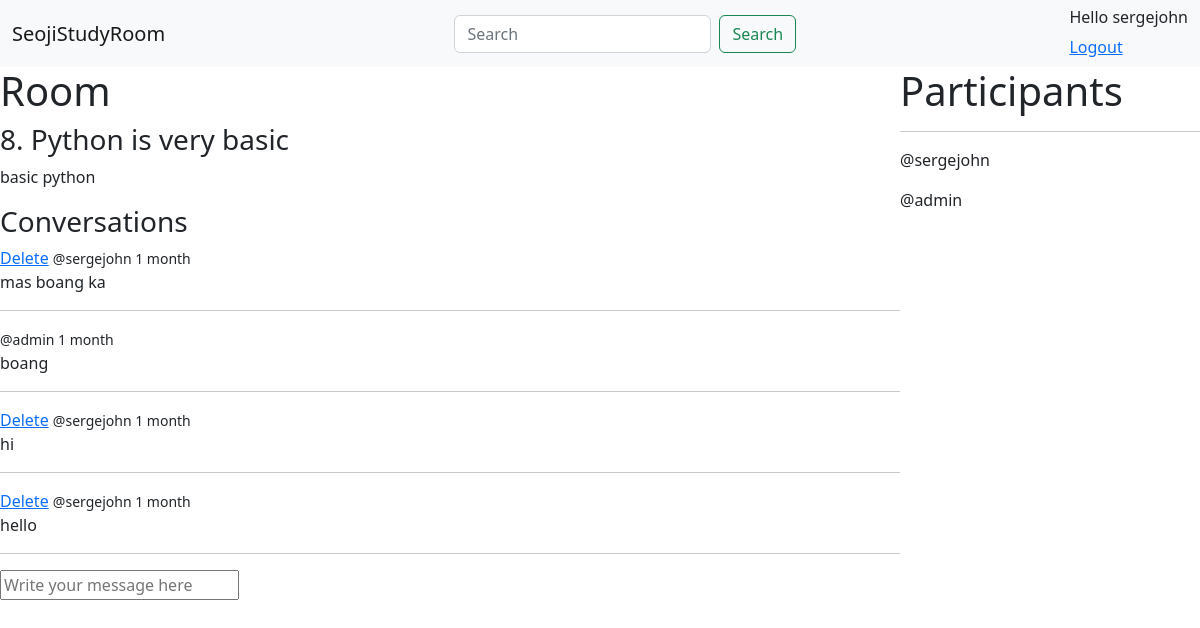
Screenshot of /room/8 (signed in) with the database file from the repository.
### base/models.py (models this page shows, shortened)
class Room(models.Model):
    host = models.ForeignKey(User, on_delete=models.SET_NULL, null=True)
    topic = models.ForeignKey(Topic, on_delete=models.SET_NULL, null=True)
    name = models.CharField(max_length=200)
    description = models.TextField(null=True, blank=True)
    participants = models.ManyToManyField(User, related_name='participants', null=True)
    updated = models.DateTimeField(auto_now=True)
    created = models.DateTimeField(auto_now_add=True)
    class Meta:
        ordering = ['-created', '-updated']

class Message(models.Model):
    user = models.ForeignKey(User, on_delete=models.CASCADE)
    room = models.ForeignKey(Room, on_delete=models.CASCADE)
    body = models.TextField()
    updated = models.DateTimeField(auto_now=True)
    created = models.DateTimeField(auto_now_add=True)
    class Meta:
        ordering = ['-created', '-updated']

### base/views.py (the view, shortened to what this page needs)
# urls.py: path('room/<str:id>', views.room, name="room"),
def room(request,id):
    room = Room.objects.get(pk=id)
    room_messages = room.message_set.all().order_by('-created')
    participants = room.participants.all()
    return render(request, 'base/room.html', {"room": room, "room_messages": room_messages, 'participants': participants})

### base/templates/base/room.html (shortened to what this page needs)
{% extends 'layout.html' %}
{% block body %}
<div class="room-container">
    <div>
        <h1>Room</h1>
        <h3>{{room.id}}. {{room.name}}</h3>
        <p>{{room.description}}</p>
        <div class="comments">
            <h3>Conversations</h3>
            {% for room_message in room_messages %}
            {% if request.user.is_authenticated %}
                {% if request.user == room_message.user %}
                    <a href="{% url 'delete-message' room_message.id %}">Delete</a>
                {% endif %}
            {% endif %}
            <small>@{{room_message.user}} {{room_message.created|timesince}}</small>
            <p>{{room_message.body}}</p>
            <hr>
            {%endfor%}
        </div >
        {% if request.user.is_authenticated %}
        <form action="" method="POST">
            <input type="text" name="comment" placeholder="Write your message here">
        </form>
        {% endif %}
    </div>
    <div>
        <h1>Participants</h1>
        <hr>
        {% for user in participants %}
        <p>@{{user}}</p>
        {% endfor %}
    </div>
</div>
{% endblock %}

### templates/navbar.html
<nav class="navbar bg-light">
    <div class="container-fluid">
      <a class="navbar-brand" href="{% url 'home' %}">SeojiStudyRoom</a>
      <form class="d-flex" role="search" method="GET" action="{% url 'home' %}">
        <input class="form-control me-2" type="search" placeholder="Search" aria-label="Search" name="q">
        <button class="btn btn-outline-success" type="submit">Search</button>
      </form>
      <div>
         {% if request.user.is_authenticated %}
        <h6>Hello {{request.user}}</h6>
        <a href="{% url 'logout' %}">Logout</a>
        {% else %}
        <a href="{% url 'login' %}">Login</a>
        {% endif %}</div>
    </div>
</nav>

### base/templates/base/room.html (style rules this page uses)
.room-container { display: grid; grid-template-columns: 3fr 1fr; }

### rows the page displays
Room: id "8", name "Python is very basic", description "basic python"
Message: shows "Delete", user "sergejohn", created "1 month", body "mas boang ka"
Message: user "admin", created "1 month", body "boang"
Message: shows "Delete", user "sergejohn", created "1 month", body "hi"
Message: shows "Delete", user "sergejohn", created "1 month", body "hello"

### other values shown
{{ request.user }} "sergejohn"
{{ user }} "sergejohn"
{{ user }} "admin"
